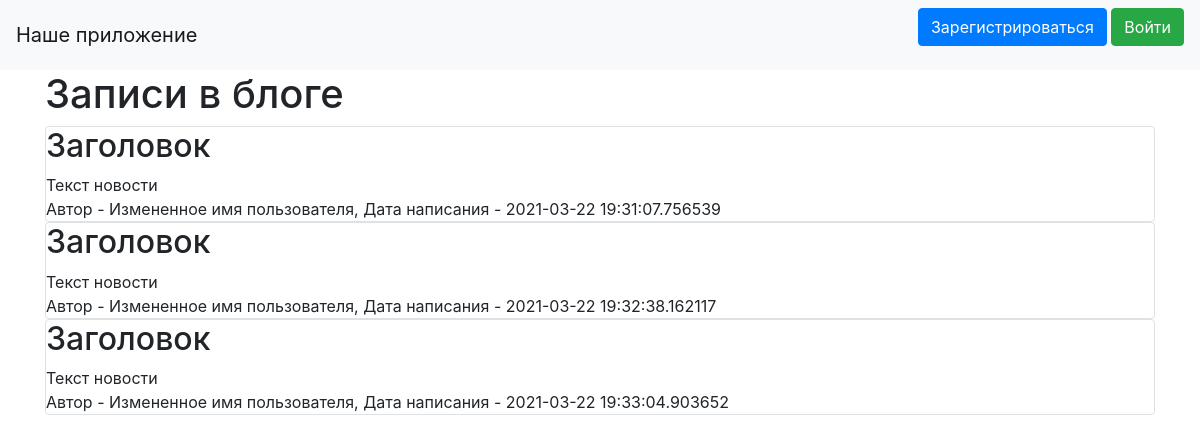
Before: / with the older database file.
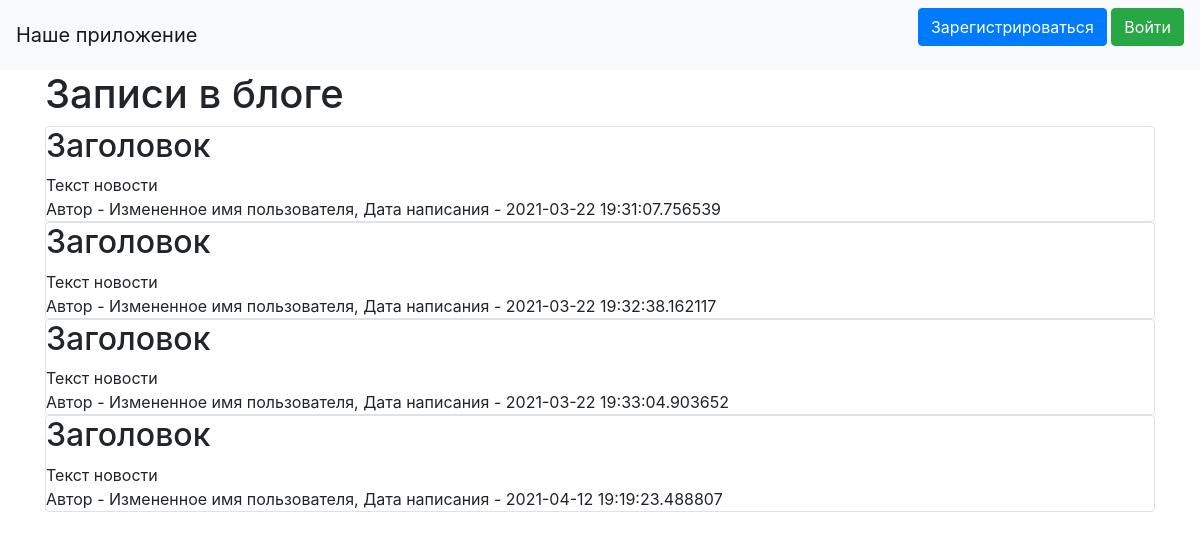
After: the same page with the newer database file.
### data/news.py (models this page shows)
class News(SqlAlchemyBase, SerializerMixin):
    __tablename__ = 'news'
    id = sqlalchemy.Column(sqlalchemy.Integer,
                           primary_key=True, autoincrement=True)
    title = sqlalchemy.Column(sqlalchemy.String, nullable=True)
    content = sqlalchemy.Column(sqlalchemy.String, nullable=True)
    created_date = sqlalchemy.Column(sqlalchemy.DateTime,
                                     default=datetime.datetime.now)
    is_private = sqlalchemy.Column(sqlalchemy.Boolean, default=True)
    user_id = sqlalchemy.Column(sqlalchemy.Integer,
                                sqlalchemy.ForeignKey("users.id"))
    user = orm.relation('User')
    categories = orm.relation("Category",
                              secondary="association",
                              backref="news")

### data/users.py (models this page shows, shortened)
class User(SqlAlchemyBase, UserMixin, SerializerMixin):
    __tablename__ = 'users'
    id = sqlalchemy.Column(sqlalchemy.Integer,
                           primary_key=True, autoincrement=True)
    name = sqlalchemy.Column(sqlalchemy.String, nullable=True)
    about = sqlalchemy.Column(sqlalchemy.String, nullable=True)
    email = sqlalchemy.Column(sqlalchemy.String,
                              index=True, unique=True, nullable=True)
    hashed_password = sqlalchemy.Column(sqlalchemy.String, nullable=True)
    created_date = sqlalchemy.Column(sqlalchemy.DateTime,
                                     default=datetime.datetime.now)
    news = orm.relation("News", back_populates='user')

### main.py (the view)
@app.route("/")
def index():
    db_sess = db_session.create_session()
    if current_user.is_authenticated:
        news = db_sess.query(News).filter(
            (News.user == current_user) | (News.is_private != True))
    else:
        news = db_sess.query(News).filter(News.is_private != True)
    return render_template("index.html", news=news)

### data/db_session.py (called while the page is built)
def create_session() -> Session:
    global __factory
    return __factory()

### templates/index.html (shortened to what this page needs)
{% extends "base.html" %}
{% block content %}
<h1>Записи в блоге</h1>
{% for item in news%}
<div class="col-md6 border rounded">
    <h2>{{item.title}}</h2>
    <div>
        {{item.content}}
    </div>
    <div>
        Автор - {{item.user.name}}, Дата написания - {{item.created_date}}
    </div>
</div>
{% endfor %}
{% endblock %}

### templates/base.html (shortened to what this page needs)
<!doctype html>
<html lang="en">
<head>
    <link rel="stylesheet"
          href="https://stackpath.bootstrapcdn.com/bootstrap/4.4.1/css/bootstrap.min.css"
>
</head>
<body>
<header>
    <nav class="navbar navbar-light bg-light">
        <a class="navbar-brand" href="#">Наше приложение</a>
        {% if current_user.is_authenticated %}
            <a class="navbar-brand" href="/logout">{{ current_user.name }}</a>
        {% else %}
            <p>
                <a class="btn btn-primary " href="/register">Зарегистрироваться</a>
                <a class="btn btn-success" href="/login">Войти</a>
            </p>
        {% endif %}
    </nav>
</header>
<main role="main" class="container">
    {% block content %}{% endblock %}
</main>
</body>
</html>

Changed rows visible on the page:
added News: title "Заголовок", content "Текст новости", user.name "Измененное имя пользователя", created_date "2021-04-12 19:19:23.488807"
